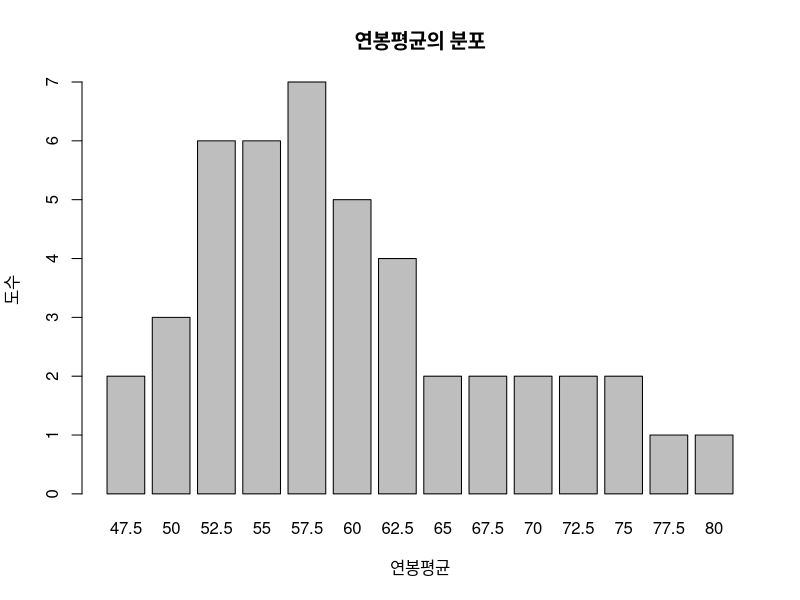
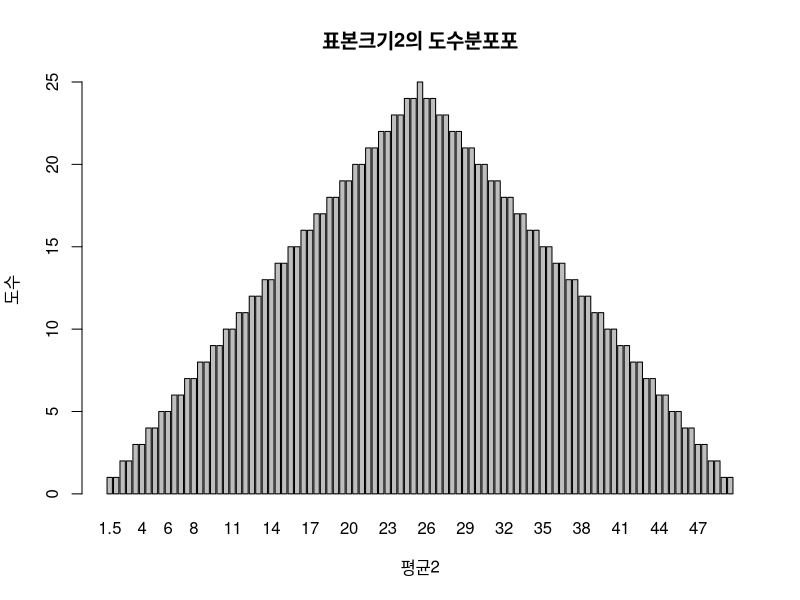
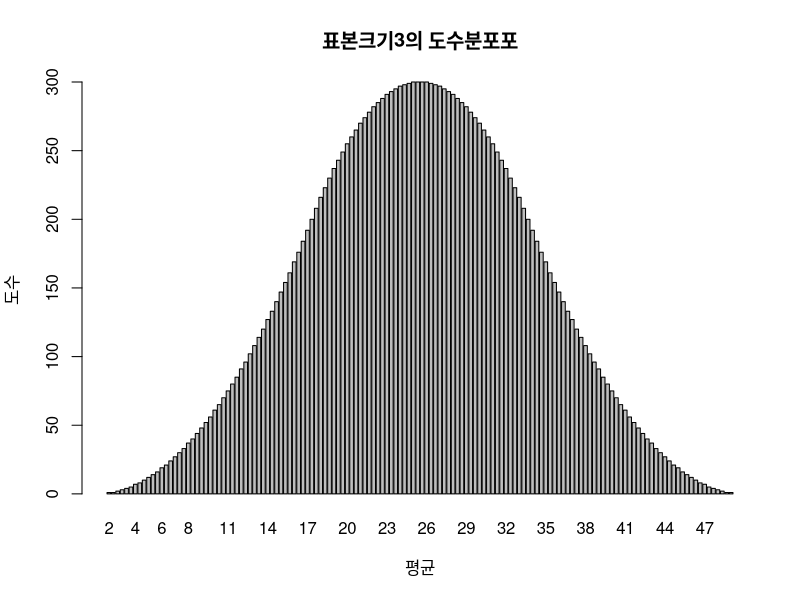
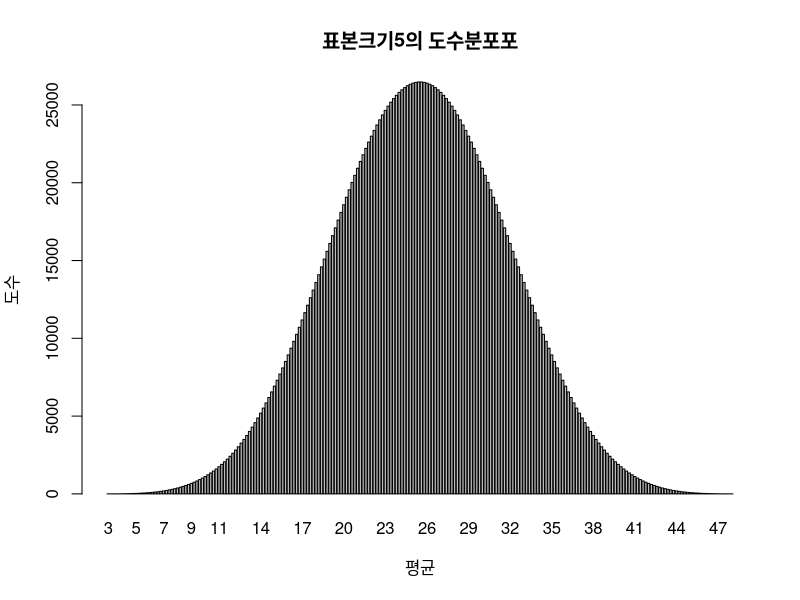

Reproduce these figures in R, in order.
salary=c(45,50,50,55,55,60,60,65,70,90) #연봉데이터
com2=combn(salary,2) #연봉데이터에서 2개씩 선택해서 데이터로 생성, com2에 저장
print(com2)

#표본의 크기2로 추출된 데이터의 평균을 구한 뒤 막대그래프 작성
com2t=t(com2) #데이터의 전치치
z=rowMeans(com2t) #전치된 데이터의 행평균 계산
barplot(table(z),xlab="연봉평균",ylab="도수",main="연봉평균의 분포")

#표본평균의 기댓값 구하기
meanofz=mean(z) #z의 평균
print(meanofz)

#표본의 크기를 늘려 정규분포에 가까워지는지 확인하기
#sample size=2
data50=c(1:50) #데이터
com2=combn(data50,2) #데이터에서 2개씩 선택하여 데이터 생성
com2t=t(com2) #데이터의 전치
z2=rowMeans(com2t) #전치된 데이터의 행평균 계산
meanofz2=mean(z2) #기댓값을 계산하여 저장
print(meanofz2)
barplot(table(z2),xlab="평균2",ylab="도수",main="표본크기2의 도수분포포")

#sample size=3
com3=combn(data50,3) #데이터에서 3개씩 선택하여 데이터 생성
com3t=t(com3) #데이터의 전치
z3=rowMeans(com3t) #전치된 데이터의 행평균 계산
meanofz3=mean(z3) #기댓값을 계산하여 저장
print(meanofz3)
barplot(table(z3),xlab="평균",ylab="도수",main="표본크기3의 도수분포포")

#sample size=5
com5=combn(data50,5) #데이터에서 5개씩 선택하여 데이터 생성
com5t=t(com5) #데이터의 전치
z5=rowMeans(com5t) #전치된 데이터의 행평균 계산
meanofz5=mean(z5) #기댓값을 계산하여 저장
print(meanofz5)
barplot(table(z5),xlab="평균",ylab="도수",main="표본크기5의 도수분포포")

#표본추출방법:단순무작위추출법
sampling=c(1:100)
print(sampling)
sample(x=sampling,size=10)

#표본추출방법:층화추출법
install.packages("sampling")
library(sampling)
sam2=strata(data=iris,stratanames=c("Species"),size=c(3,3,3),method='srswor') #iris데이터 사용하여 표본추출, species 층을 기준으로
sample2=getdata(data=iris,m=sam2) #추출된데이터 저장
print(sample2)
